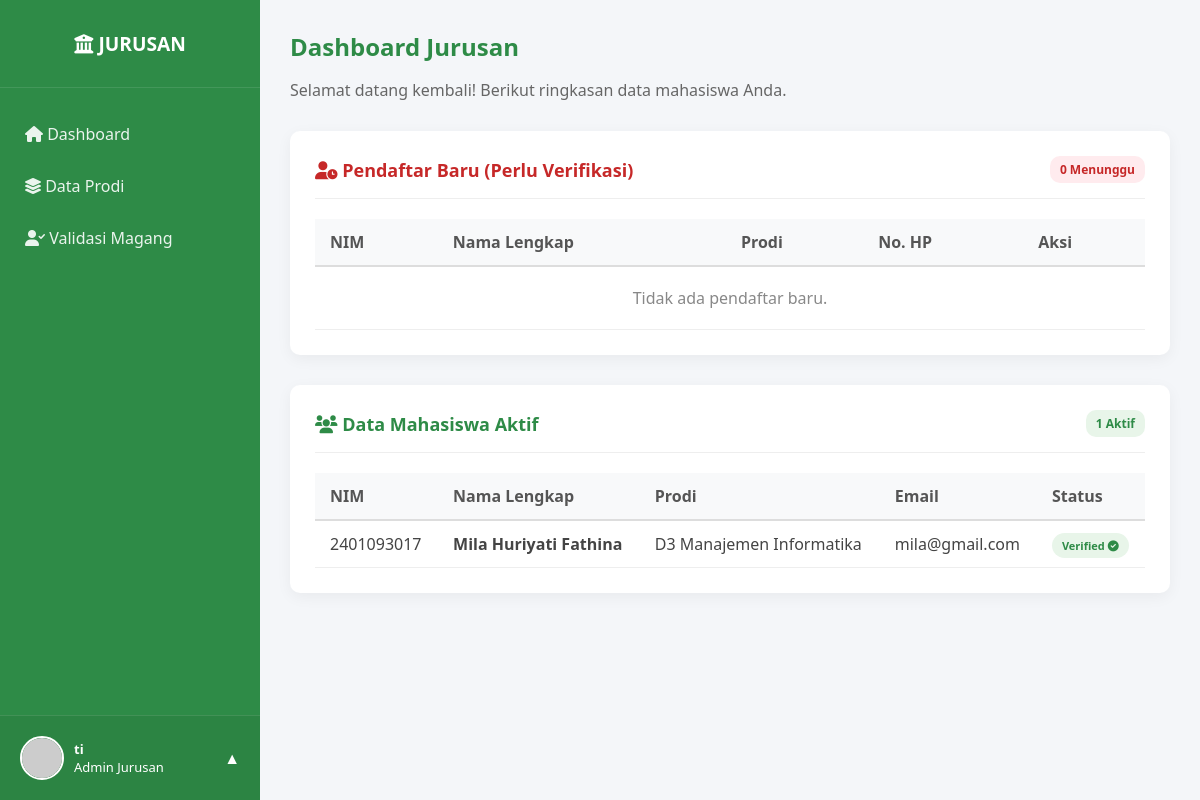
Page /dashboard/dashboard_jurusan.php (signed in) on the earlier database version.
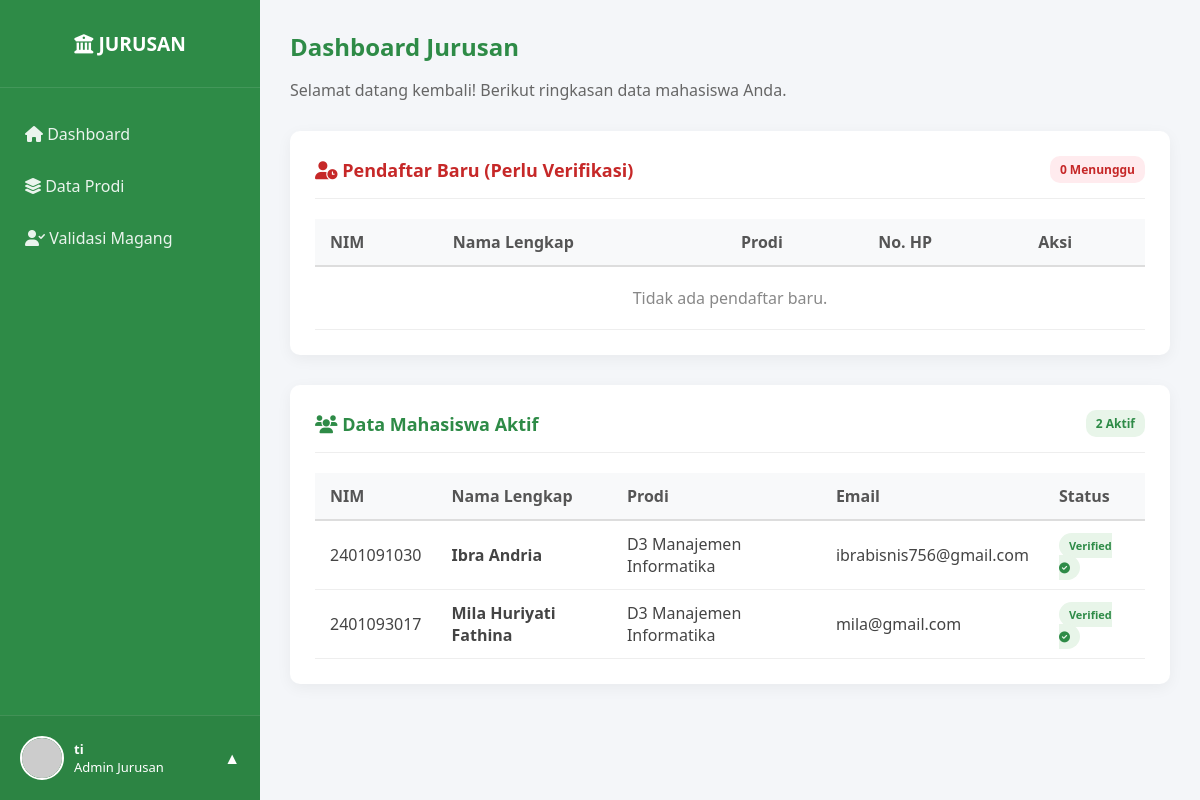
Same page on the later database version.
### tables this page shows
CREATE TABLE `mahasiswa` (
  `id_mahasiswa` int(11) NOT NULL,
  `id_user` int(11) NOT NULL,
  `nim` varchar(100) NOT NULL,
  `nama_lengkap` varchar(150) NOT NULL,
  `tanggal_lahir` date NOT NULL,
  `jenis_kelamin` enum('laki-laki','perempuan') NOT NULL,
  `alamat` text NOT NULL,
  `id_jurusan` int(11) NOT NULL,
  `id_prodi` int(11) NOT NULL,
  `angkatan` year(4) NOT NULL,
  `kelas` varchar(50) NOT NULL,
  `email` varchar(150) NOT NULL,
  `no_hp` varchar(20) NOT NULL,
  `create_at` datetime NOT NULL
);

CREATE TABLE `prodi` (
  `id_prodi` int(11) NOT NULL,
  `id_jurusan` int(11) NOT NULL,
  `nama_prodi` varchar(100) NOT NULL,
  `status` enum('aktif','tidak aktif') NOT NULL
);

CREATE TABLE `users` (
  `id_user` int(11) NOT NULL,
  `username` varchar(100) NOT NULL,
  `email` varchar(150) NOT NULL,
  `password` varchar(255) NOT NULL,
  `created_at` datetime NOT NULL,
  `update_at` datetime NOT NULL,
  `roles` enum('super_admin','admin_jurusan','mahasiswa','perusahaan') NOT NULL,
  `foto` varchar(255) NOT NULL,
  `no_hp` varchar(20) NOT NULL,
  `status` enum('Pending','Verified','Rejected') NOT NULL
);

### dashboard/dashboard_jurusan.php (the view, shortened to what the changed rows need)
<?php
require_once '../templates/header_jurusan.php';
$id_user_admin = $_SESSION['user_id'];
$query_info_jurusan = mysqli_query($conn, "SELECT id_jurusan FROM jurusan WHERE id_user = '$id_user_admin'");
$data_jurusan = mysqli_fetch_assoc($query_info_jurusan);
?>
<?php
$id_jurusan_session = $data_jurusan['id_jurusan'];
$q_aktif = "SELECT m.*, u.status, p.nama_prodi, u.email
            FROM mahasiswa m
            JOIN users u ON m.id_user = u.id_user
            JOIN prodi p ON m.id_prodi = p.id_prodi
            WHERE p.id_jurusan = '$id_jurusan_session'
            AND u.status = 'Verified'
            ORDER BY m.nama_lengkap ASC";
$res_aktif = mysqli_query($conn, $q_aktif);
$total_aktif = mysqli_num_rows($res_aktif);
?>
<div class="main-content">
    <div style="margin-bottom: 30px;">
        <h2 style="color: #2E8B47; margin: 0;">Dashboard Jurusan</h2>
    </div>
    <div class="dashboard-card">
        <div class="table-responsive">
            <table class="table-custom">
                <thead>
                    <tr>
                        <th>NIM</th>
                        <th>Nama Lengkap</th>
                        <th>Prodi</th>
                        <th>No. HP</th>
                        <th>Aksi</th>
                    </tr>
                </thead>
            </table>
        </div>
    </div>
    <div class="dashboard-card">
        <div class="card-header-title">
            <h3 style="color: #2E8B47;"><i class="fas fa-users"></i> Data Mahasiswa Aktif</h3>
            <span style="background: #e8f5e9; color: #2E8B47; padding: 5px 10px; border-radius: 10px; font-weight: bold; font-size: 12px;">
                <?= $total_aktif; ?> Aktif
            </span>
        </div>
        <div class="table-responsive">
            <table class="table-custom">
                <thead>
                    <tr>
                        <th>NIM</th>
                        <th>Nama Lengkap</th>
                        <th>Prodi</th>
                        <th>Email</th>
                        <th>Status</th>
                    </tr>
                </thead>
                <tbody>
                    <?php if($total_aktif > 0): ?>
                        <?php while($row = mysqli_fetch_assoc($res_aktif)): ?>
                        <tr>
                            <td><?= htmlspecialchars($row['nim']); ?></td>
                            <td><strong><?= htmlspecialchars($row['nama_lengkap']); ?></strong></td>
                            <td><?= htmlspecialchars($row['nama_prodi']); ?></td>
                            <td><?= htmlspecialchars($row['email']); ?></td>
                            <td><span class="badge-status">Verified <i class="fas fa-check-circle"></i></span></td>
                        </tr>
                        <?php endwhile; ?>
                    <?php else: ?>
                        <tr>
                            <td colspan="5" style="text-align: center; color: #888; padding: 20px;">Belum ada mahasiswa aktif.</td>
                        </tr>
                    <?php endif; ?>
                </tbody>
            </table>
        </div>
    </div>
</div>
</body>
</html>

Differences in the rows shown:
added mahasiswa: nim "2401091030", nama_lengkap "Ibra Andria", id_prodi.nama_prodi "D3 Manajemen Informatika", id_user.email "ibrabisnis756@gmail.com"
Other differences:
$total_aktif: "1" → "2"
